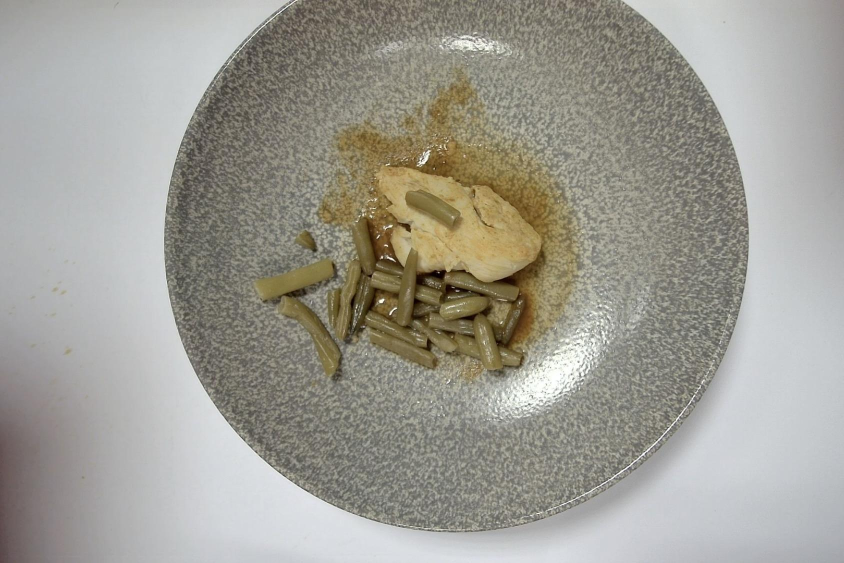
#> input picture examples/image.jpg, 1688 x 1126 px (shown at 1/2 size)
$ python webp_compression_example.py image.jpg
#> lines starting #> are read from the running program, lines starting #| are printed output that depends on the picture
"""
Example: Using WebP compression for efficient API requests.

WebP compression can reduce payload size by 3-5x compared to JPEG/PNG,
significantly improving API performance and reducing bandwidth usage.
"""

import requests
import base64
import sys
from pathlib import Path
from PIL import Image
import io


def encode_image_to_webp_base64(image: Image.Image, quality: int = 85, max_size: tuple = None) -> str:
    """
    Compress image to WebP and encode to base64.

    Args:
        image: PIL Image
        quality: WebP quality (1-100, recommended 80-90)
        max_size: Optional (width, height) to resize before compression

    Returns:
        Base64 encoded WebP string
    """
    # Resize if max_size specified
    if max_size:
        image.thumbnail(max_size, Image.Resampling.LANCZOS)

    # Convert to RGB if necessary (WebP doesn't support all modes)
    if image.mode not in ("RGB", "RGBA"):
        image = image.convert("RGB")

    # Encode to WebP
    buffered = io.BytesIO()
    image.save(buffered, format="WEBP", quality=quality)
    img_bytes = buffered.getvalue()

    return base64.b64encode(img_bytes).decode("utf-8")


def encode_image_to_jpeg_base64(image: Image.Image, quality: int = 85) -> str:
    """Encode image to JPEG base64 (for comparison)."""
    if image.mode not in ("RGB", "L"):
        image = image.convert("RGB")

    buffered = io.BytesIO()
    image.save(buffered, format="JPEG", quality=quality)
    img_bytes = buffered.getvalue()

    return base64.b64encode(img_bytes).decode("utf-8")


def encode_image_to_png_base64(image: Image.Image) -> str:
    """Encode image to PNG base64 (for comparison)."""
    buffered = io.BytesIO()
    image.save(buffered, format="PNG")
    img_bytes = buffered.getvalue()

    return base64.b64encode(img_bytes).decode("utf-8")


def compare_encodings(image_path: str):
    """Compare different encoding formats."""
#> called with image_path = 'image.jpg'
    print(f"Comparing encoding formats for: {image_path}")
    print("=" * 70)

    # Load image
    image = Image.open(image_path)
#> image is the input picture: PIL image 1688x1126 RGB; mean R, G, B 158.5, 156.5, 147.7
    print(f"Original image: {image.size[0]}x{image.size[1]} ({image.mode})")
#| Original image: 1688x1126 (RGB)

    # Get original file size
    original_size = Path(image_path).stat().st_size
    print(f"Original file size: {original_size:,} bytes ({original_size/1024:.1f} KB)")
    print()

    # Test different encodings
    results = {}

    # PNG
    print("1. PNG Encoding")
    png_b64 = encode_image_to_png_base64(image)
    png_size = len(png_b64)
#> png_size = 2192920
    results['PNG'] = png_size
    print(f"   Base64 size: {png_size:,} chars ({png_size/1024:.1f} KB)")
#|    Base64 size: 2,192,920 chars (2141.5 KB)
    print(f"   Compression: {original_size/png_size:.2f}x smaller than original")
#|    Compression: 0.10x smaller than original
    print()

    # JPEG (quality 85)
    print("2. JPEG Encoding (quality=85)")
    jpeg_b64 = encode_image_to_jpeg_base64(image, quality=85)
    jpeg_size = len(jpeg_b64)
#> jpeg_size = 362884
    results['JPEG-85'] = jpeg_size
    print(f"   Base64 size: {jpeg_size:,} chars ({jpeg_size/1024:.1f} KB)")
#|    Base64 size: 362,884 chars (354.4 KB)
    print(f"   vs PNG: {png_size/jpeg_size:.2f}x smaller")
#|    vs PNG: 6.04x smaller
    print()

    # WebP (quality 85)
    print("3. WebP Encoding (quality=85) - RECOMMENDED")
    webp_b64 = encode_image_to_webp_base64(image, quality=85)
    webp_size = len(webp_b64)
#> webp_size = 257400
    results['WebP-85'] = webp_size
    print(f"   Base64 size: {webp_size:,} chars ({webp_size/1024:.1f} KB)")
#|    Base64 size: 257,400 chars (251.4 KB)
    print(f"   vs PNG: {png_size/webp_size:.2f}x smaller")
#|    vs PNG: 8.52x smaller
    print(f"   vs JPEG: {jpeg_size/webp_size:.2f}x smaller")
#|    vs JPEG: 1.41x smaller
    print()

    # WebP (quality 80) - More aggressive
    print("4. WebP Encoding (quality=80) - VERY EFFICIENT")
    webp_80_b64 = encode_image_to_webp_base64(image, quality=80)
    webp_80_size = len(webp_80_b64)
#> webp_80_size = 205856
    results['WebP-80'] = webp_80_size
    print(f"   Base64 size: {webp_80_size:,} chars ({webp_80_size/1024:.1f} KB)")
#|    Base64 size: 205,856 chars (201.0 KB)
    print(f"   vs PNG: {png_size/webp_80_size:.2f}x smaller")
#|    vs PNG: 10.65x smaller
    print(f"   vs JPEG: {jpeg_size/webp_80_size:.2f}x smaller")
#|    vs JPEG: 1.76x smaller
    print()

    # WebP with resize (1024x1024 max)
    print("5. WebP with Resize (max 1024x1024, quality=85)")
    webp_resized_b64 = encode_image_to_webp_base64(image.copy(), quality=85, max_size=(1024, 1024))
#> call 3 of encode_image_to_webp_base64, with quality = 85, max_size = (1024, 1024)
#> in encode_image_to_webp_base64 (call 3), `image.thumbnail(max_size, Image.Resampling.LANCZOS)`:
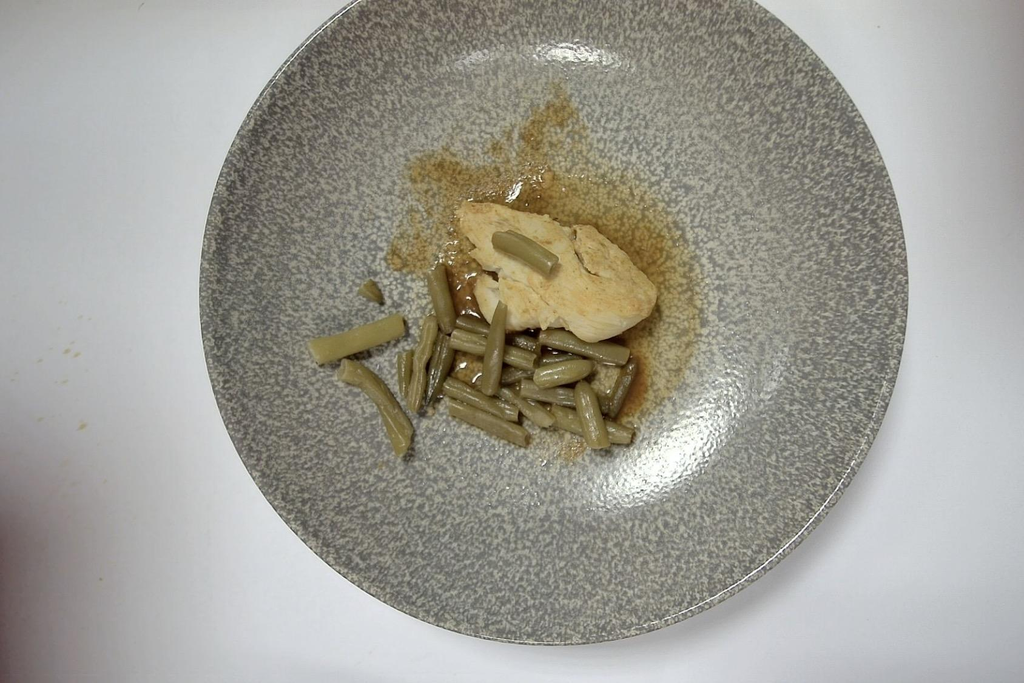
#> image: PIL image 1024x683 RGB; mean R, G, B 158.5, 156.5, 147.7
    webp_resized_size = len(webp_resized_b64)
#> webp_resized_size = 137384
    results['WebP-Resized'] = webp_resized_size
    print(f"   Base64 size: {webp_resized_size:,} chars ({webp_resized_size/1024:.1f} KB)")
#|    Base64 size: 137,384 chars (134.2 KB)
    print(f"   vs PNG: {png_size/webp_resized_size:.2f}x smaller")
#|    vs PNG: 15.96x smaller
    print(f"   vs JPEG: {jpeg_size/webp_resized_size:.2f}x smaller")
#|    vs JPEG: 2.64x smaller
    print()

    # Summary
    print("=" * 70)
    print("SUMMARY:")
    print(f"Best compression: WebP (quality=80) - {png_size/webp_80_size:.1f}x smaller than PNG")
#| Best compression: WebP (quality=80) - 10.7x smaller than PNG
    print(f"Best quality/size: WebP (quality=85) - {png_size/webp_size:.1f}x smaller than PNG")
#| Best quality/size: WebP (quality=85) - 8.5x smaller than PNG
    print(f"Smallest payload: WebP Resized - {png_size/webp_resized_size:.1f}x smaller than PNG")
#| Smallest payload: WebP Resized - 16.0x smaller than PNG
    print("=" * 70)

    return webp_b64


def test_api_with_webp(image_path: str, api_url: str = "http://localhost:8000"):
    """Test API request with WebP compression."""
#> called with image_path = 'image.jpg', api_url = 'http://localhost:8000'
    print("\n" + "=" * 70)
    print("Testing API Request with WebP Compression")
    print("=" * 70)

    # Load image
    image = Image.open(image_path)

    # Encode with WebP
    print("\nEncoding image with WebP (quality=85)...")
    webp_b64 = encode_image_to_webp_base64(image, quality=85)
    print(f"Payload size: {len(webp_b64):,} chars ({len(webp_b64)/1024:.1f} KB)")
#| Payload size: 257,400 chars (251.4 KB)

    # Make API request
    print("\nSending request to API...")
    response = requests.post(
        f"{api_url}/inference/sam3",
        json={
            "images": [webp_b64],
            "prompts": ["person", "object"],
            "threshold": 0.5,
            "output_format": "rle"  # Use RLE for compact response too
        }
    )

    if response.status_code == 200:
        result = response.json()
        print(f"✅ Success!")
        print(f"Processing time: {result['processing_time']:.2f}s")
        print(f"Model: {result['model_id']}")

        # Show results
        for img_results in result['results']:
            for detection in img_results:
                prompt = detection['prompt']
                num_masks = len(detection['result'].get('masks_rle', []))
                print(f"  - Prompt '{prompt}': {num_masks} detections")
    else:
        print(f"❌ Error: {response.status_code}")
        print(response.text)


def main():
    if len(sys.argv) < 2:
        print("Usage: python webp_compression_example.py <image_path>")
        print("\nExample:")
        print("  python webp_compression_example.py test.jpg")
        sys.exit(1)

    image_path = sys.argv[1]

    if not Path(image_path).exists():
        print(f"Error: Image not found: {image_path}")
        sys.exit(1)

    # Compare encodings
    webp_b64 = compare_encodings(image_path)

    # Test API (optional)
    try:
        test_api_with_webp(image_path)
#> (the call stopped at in test_api_with_webp, `response = requests.post( f"{api_url}/inference/sam3", json={ "images"..`: requests is not available in this run)
    except requests.exceptions.ConnectionError:
        print("\n⚠️  API server not running. Skipping API test.")
        print("Start the server with: python run_api_server.py")


if __name__ == "__main__":
    main()
